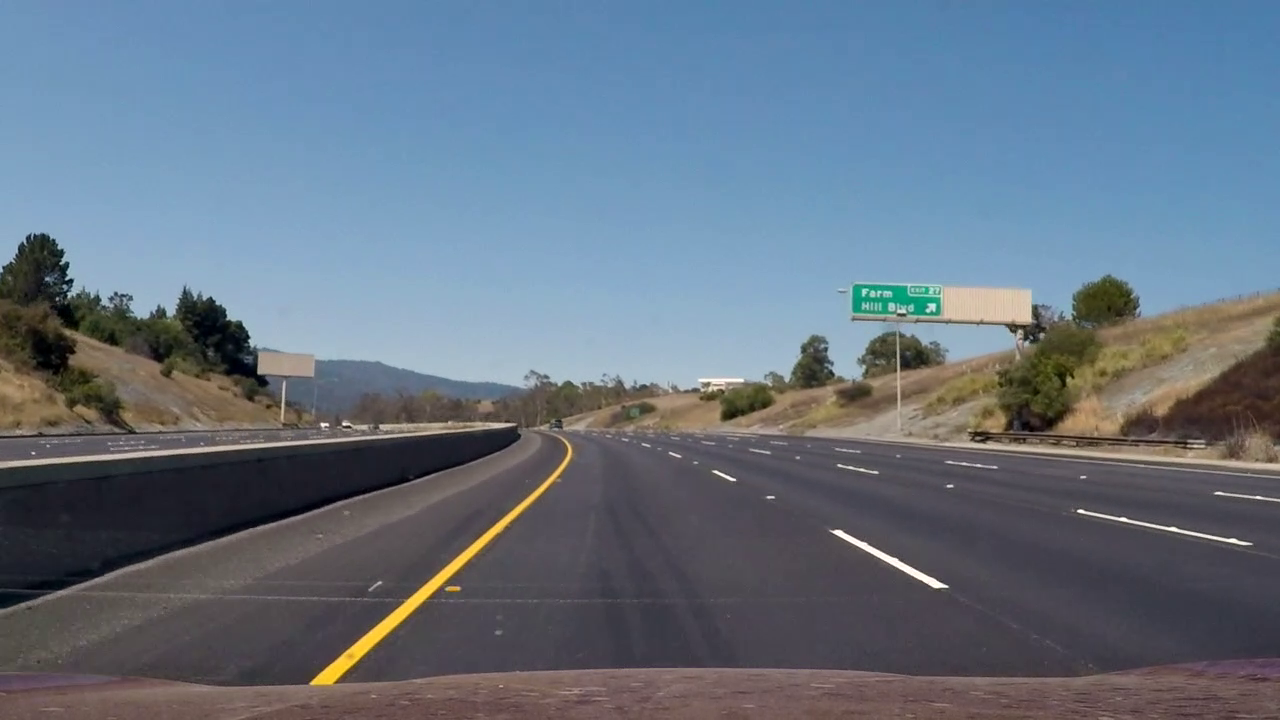
#> input picture hong/test1.png, 1280 x 720 px, found by its file name
$ jupyter execute --allow-errors part1_test.ipynb
#> lines starting #> are read from the running program, lines starting #| are printed output that depends on the picture; after the words box and inside, x2 and y2 are one past the last pixel; in counts of white or black regions, pixels touching at a corner belong together
### hong/utils.py
import numpy as np
import cv2
import os

def edge_dec(img):
    img_gray = cv2.cvtColor(img, cv2.COLOR_BGR2GRAY)

    # perform gaussian blur
    img_blur = cv2.GaussianBlur(img_gray, (17, 17), 0)

    # perform edge detection
    img_edge = cv2.Canny(img_blur, threshold1=50, threshold2=80)
    return img_edge

def hough_lines_detection(img, rho, theta, threshold, min_line_len, max_line_gap):
    """
    `img` should be the output of a Canny transform.
    """
    lines = cv2.HoughLinesP(img, rho, theta, threshold, np.array([]), minLineLength=min_line_len,
                            maxLineGap=max_line_gap)
    return lines


# [15 lines left out: function region_mask, not called in this run]

class Line:
    """
    open cv line으로 생성된 line에 기울기와 y절편 정보를 추가한다.
    """
    def __init__(self, x1, y1, x2, y2):

        self.x1 = np.float32(x1)
        self.y1 = np.float32(y1)
        self.x2 = np.float32(x2)
        self.y2 = np.float32(y2)

        self.slope = self.compute_slope()
        self.bias = self.compute_bias()

    def compute_slope(self):
        return (self.y2 - self.y1) / (self.x2 - self.x1 + np.finfo(float).eps)

    def compute_bias(self):
        return self.y1 - self.slope * self.x1

    def get_coords(self):
        return np.array([self.x1, self.y1, self.x2, self.y2])

    # [5 lines left out: function set_coords, not called in this run]

    def draw(self, img, color=[255, 0, 0], thickness=10):
        cv2.line(img, (int(self.x1), int(self.y1)), (int(self.x2), int(self.y2)), color, thickness)


def compute_lane_from_candidates(line_candidates, img_shape):

    # separate candidate lines according to their slope
    pos_lines = [l for l in line_candidates if l.slope > 0]
    neg_lines = [l for l in line_candidates if l.slope < 0]

    # interpolate biases and slopes to compute equation of line that approximates left lane
    # median is employed to filter outliers
    neg_bias = np.median([l.bias for l in neg_lines]).astype(int)
    neg_slope = np.median([l.slope for l in neg_lines])
    x1, y1 = 0, neg_bias
    x2, y2 = -np.int32(np.round(neg_bias / neg_slope)), 0
    left_lane = Line(x1, y1, x2, y2)

    # interpolate biases and slopes to compute equation of line that approximates right lane
    # median is employed to filter outliers
    lane_right_bias = np.median([l.bias for l in pos_lines]).astype(int)
    lane_right_slope = np.median([l.slope for l in pos_lines])
    x1, y1 = 0, lane_right_bias
    x2, y2 = np.int32(np.round((img_shape[0] - lane_right_bias) / lane_right_slope)), img_shape[0]
    right_lane = Line(x1, y1, x2, y2)

    return left_lane, right_lane

def weighted_img(img, initial_img, α=0.8, β=1., λ=0.):
    """
    Returns resulting blend image computed as follows:
    initial_img * α + img * β + λ
    """
    img = np.uint8(img)
    if len(img.shape) is 2:
        img = np.dstack((img, np.zeros_like(img), np.zeros_like(img)))

    return cv2.addWeighted(initial_img, α, img, β, λ)

# [37 lines left out: function line_dectection, not called in this run]

### hong/1_part/part1_test.ipynb
[cell 1]
import cv2
import matplotlib.pyplot as plt
import os
import sys
import numpy as np

sys.path.append(os.path.dirname(os.path.abspath(os.path.dirname("hong"))))

import warnings
warnings.filterwarnings('ignore')

[cell 2]
path = r"C:\Users\master\Desktop\git\auto\hong\test1.png"
img = cv2.imread(path)
#> img is the input picture: shape (720, 1280, 3); mean B, G, R 130, 115.1, 101.3
print(img.shape)
#| (720, 1280, 3)
img_h, img_w = img.shape[:-1]
#> img_h = 720; img_w = 1280
plt.imshow(img)

[cell 3]
from utils import edge_dec, hough_lines_detection

# perform edge detection
img_edge = edge_dec(img)
#> in edge_dec, `img_edge = cv2.Canny(img_blur, threshold1=50, threshold2=80)`:
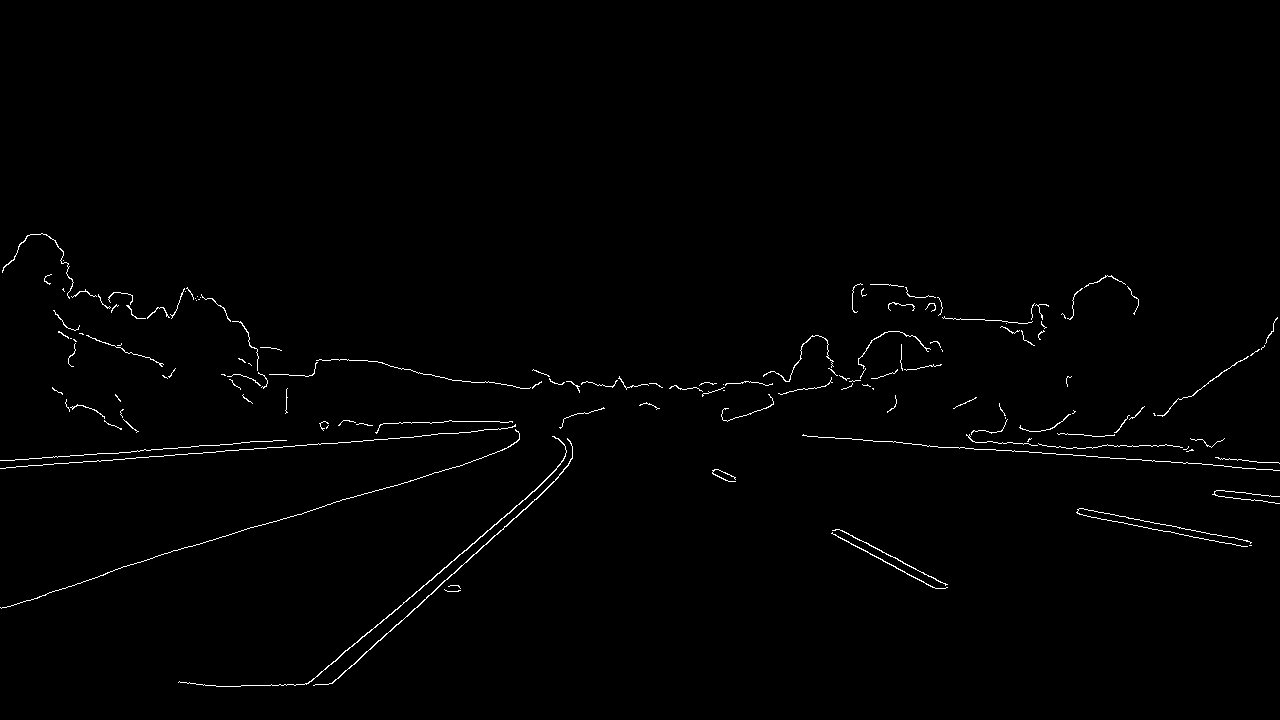
#> img_edge: shape (720, 1280); 0.87% white in thin lines or dots, all inside (x1, y1, x2, y2) = (0, 233, 1280, 687)
plt.imshow(img_edge*255)
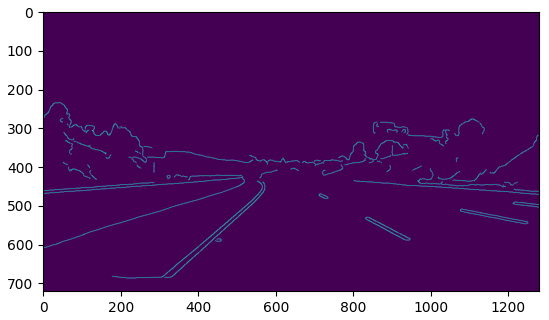
#> figure drawn by matplotlib, 1 panel

[cell 4]
detected_lines = hough_lines_detection(img=img_edge,
                                       rho=2,
                                       theta=np.pi / 180,
                                       threshold=1,
                                       min_line_len=15,
                                       max_line_gap=5)
#> in hough_lines_detection, `lines = cv2.HoughLinesP(img, rho, theta, threshold, np.array([]), minL..`: lines = 95 rows, first 6: [1224, 542, 1244, 546], [315, 444, 405, 437], [1233, 498, 1262, 500], [1012, 451, 1028, 451], [331, 664, 367, 632], [349, 498, 379, 489]
#> detected_lines has the same summary as lines in hough_lines_detection

[cell 5]
img_c = img.copy()
for line in detected_lines:
    x1,y1,x2,y2 = line[0]
    cv2.line(img_c,(x1,y1),(x2,y2),(0,255,0),5)
#> this loop made 95 passes
#> (x1, y1, x2, y2) on passes 1 to 12: (1224, 542, 1244, 546), (315, 444, 405, 437), (1233, 498, 1262, 500), (1012, 451, 1028, 451), (331, 664, 367, 632), (349, 498, 379, 489), (369, 632, 459, 554), (920, 367, 940, 365), (536, 499, 552, 482), (749, 413, 771, 405), (781, 394, 804, 388), (407, 482, 452, 467)
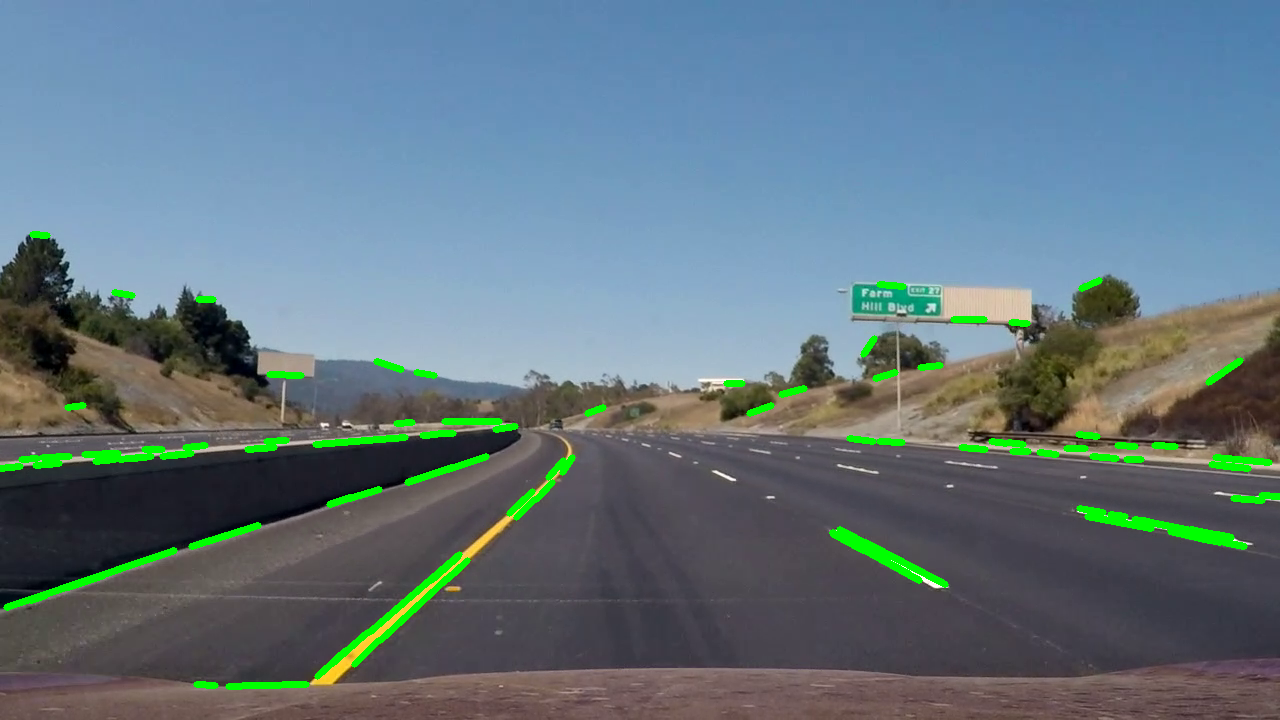
#> img_c: shape (720, 1280, 3); 2.3% of pixels changed, all inside (x1, y1, x2, y2) = (0, 231, 1280, 690)
plt.figure(figsize=(8,8))
plt.imshow(img_c)
plt.show()

[cell 6]
from utils import Line
detected_lines = [Line(l[0][0], l[0][1], l[0][2], l[0][3]) for l in detected_lines]
#> in __init__, `self.x1 = np.float32(x1)`: self.x1 = 1224
#> in __init__, `self.y1 = np.float32(y1)`: self.y1 = 542
#> in __init__, `self.x2 = np.float32(x2)`: self.x2 = 1244
#> in __init__, `self.y2 = np.float32(y2)`: self.y2 = 546
#> in __init__, `self.slope = self.compute_slope()`: self.slope = 0.2
#> in __init__, `self.bias = self.compute_bias()`: self.bias = 297.2
#> detected_lines = 95 items

[cell 7]
line_img = np.zeros(shape=(img_h, img_w))
for lane in detected_lines:
    lane.draw(line_img)
#> this loop made 95 passes
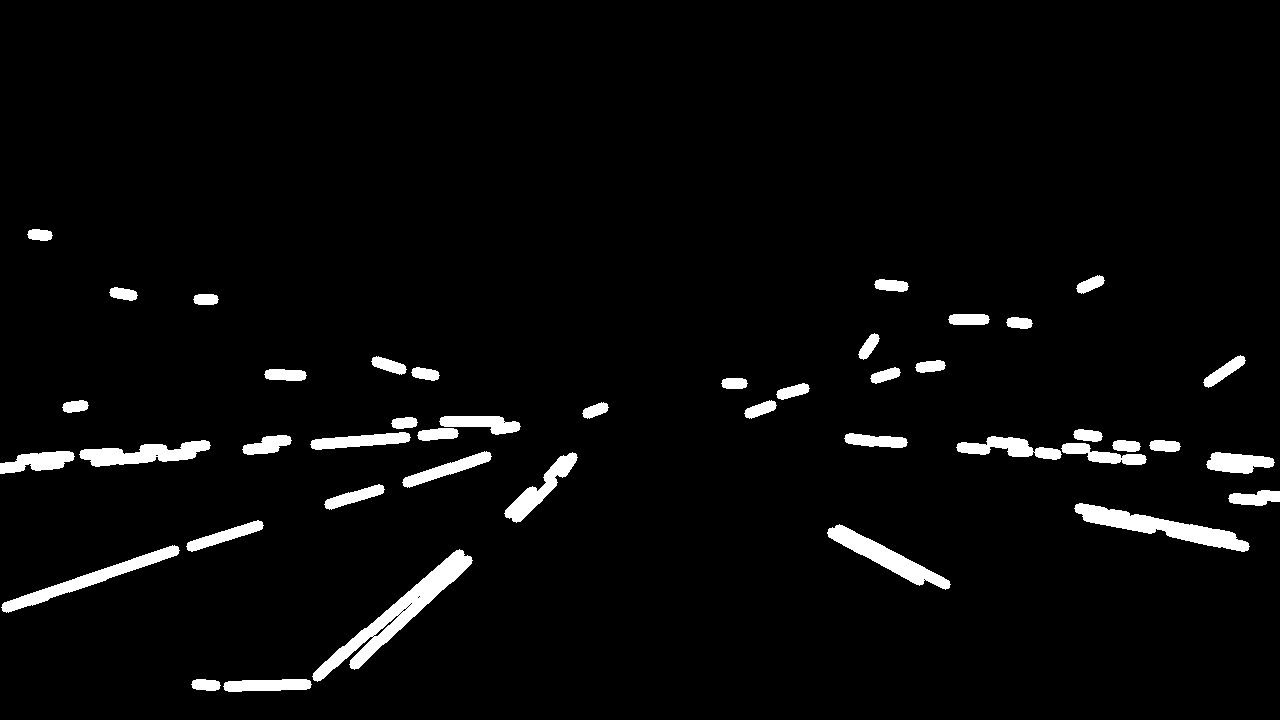
#> line_img: shape (720, 1280) float64; 3.7% white; 44 white regions, largest, box (x1, y1, x2, y2) and area: (312, 549, 473, 682) 3969, (1074, 503, 1250, 552) 2820, (827, 524, 951, 590) 2181

[cell 8]
from utils import compute_lane_from_candidates
candidate_lines = []
for line in detected_lines:
    # consider only lines with slope between 30 and 60 degrees
    if 0.5 <= np.abs(line.slope) <= 2:
        candidate_lines.append(line)
#> after the loop, candidate_lines = 19 items

lane_lines = compute_lane_from_candidates(candidate_lines, img_edge.shape)
#> in compute_lane_from_candidates, `pos_lines = [l for l in line_candidates if l.slope > 0]`: pos_lines = 5 items
#> in compute_lane_from_candidates, `neg_lines = [l for l in line_candidates if l.slope < 0]`: neg_lines = 14 items
#> in compute_lane_from_candidates, `neg_bias = np.median([l.bias for l in neg_lines]).astype(int)`: neg_bias = 1010
#> in compute_lane_from_candidates, `neg_slope = np.median([l.slope for l in neg_lines])`: neg_slope = -0.953
#> in compute_lane_from_candidates, `x1, y1 = 0, neg_bias`: x1 = 0; y1 = 1010
#> in compute_lane_from_candidates, `x2, y2 = -np.int32(np.round(neg_bias / neg_slope)), 0`: x2 = 1060; y2 = 0
#> in compute_lane_from_candidates, `lane_right_bias = np.median([l.bias for l in pos_lines]).astype(int)`: lane_right_bias = 76
#> in compute_lane_from_candidates, `lane_right_slope = np.median([l.slope for l in pos_lines])`: lane_right_slope = 0.548
#> in compute_lane_from_candidates, `x1, y1 = 0, lane_right_bias`: y1 = 76
#> in compute_lane_from_candidates, `x2, y2 = np.int32(np.round((img_shape[0] - lane_right_bias) / lane_rig..`: x2 = 1174; y2 = 720

[cell 9]
line_img = np.zeros(shape=(img_h, img_w))
for lane in lane_lines:
    lane.draw(line_img)
#> this loop made 2 passes
#> line_img: shape (720, 1280) float64; 2.8% white; 1 white region, box (x1, y1, x2, y2) and area: (0, 0, 1179, 720) 25888

[cell 10]
plt.imshow(line_img)

#> (a cell that did not finish here is left out)

[cell 12]
# Set Region
region = np.array([
    [(100, img_h), (1180, img_h), (img_w / 2, img_h / 2)]
], dtype = np.int32) # dtype = np.int32 for fillPoly error
#> region = [[100, 720], [1180, 720], [640, 360]]

# Apply Mask to the Image
mask = np.zeros_like(line_img)
cv2.fillPoly(mask, region, 255)
#> mask: shape (720, 1280) float64; 21.1% white; 1 white region, box (x1, y1, x2, y2) and area: (101, 360, 1180, 720) 194580
masked_img = cv2.bitwise_and(line_img, mask)
#> masked_img: shape (720, 1280) float64; 1.4% white; 1 white region, box (x1, y1, x2, y2) and area: (297, 373, 1179, 720) 12624

[cell 13]
import seaborn as sns

sns.distplot(masked_img.flatten())
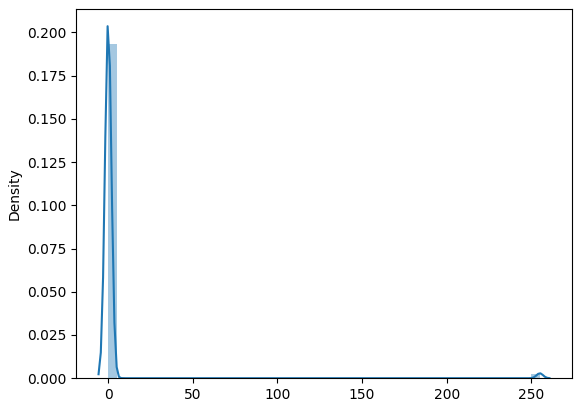
#> figure drawn by matplotlib, 1 panel; tallest bar 0.193 high, from x = 0 to 5.1; curve peaks at x = -0.348, y = 0.204

[cell 14]
plt.imshow(masked_img*255)

[cell 15]
from utils import weighted_img
img_blend = weighted_img(masked_img, img, α=0.8, β=1., λ=0.)
#> in weighted_img, `return cv2.addWeighted(initial_img, α, img, β, λ)`:
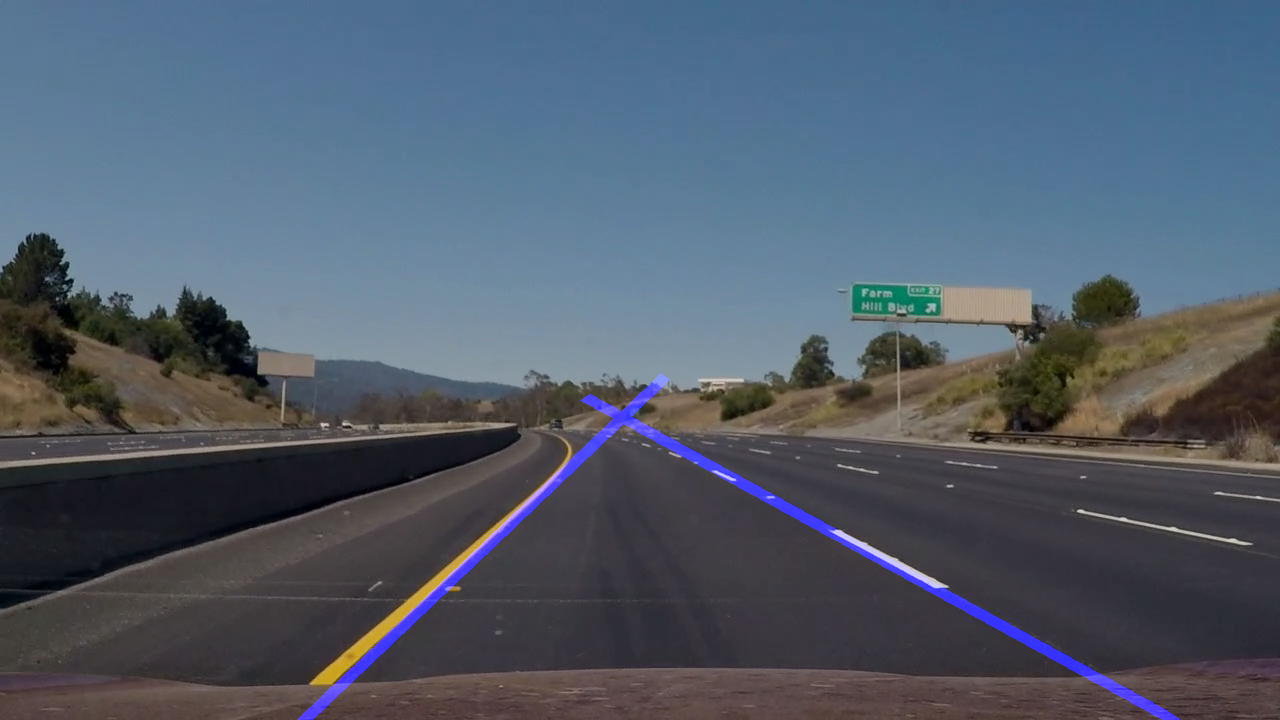
#> returned value: shape (720, 1280, 3); mean of channels 0, 1, 2 106.5, 92.1, 81.1; drawn as B, G, R
plt.imshow(img_blend)
